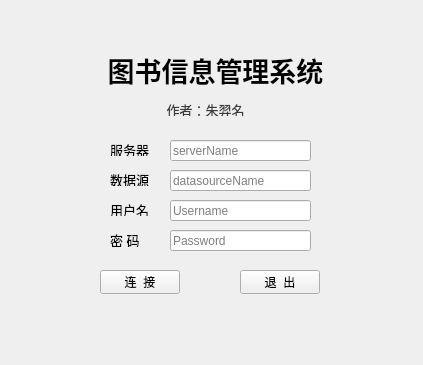
<?xml version="1.0" encoding="UTF-8"?>
<ui version="4.0">
 <class>Widget</class>
 <widget class="QWidget" name="Widget">
  <property name="geometry">
   <rect>
    <x>0</x>
    <y>0</y>
    <width>423</width>
    <height>365</height>
   </rect>
  </property>
  <property name="windowTitle">
   <string>图书信息管理系统</string>
  </property>
  <widget class="QLabel" name="label">
   <property name="geometry">
    <rect>
     <x>80</x>
     <y>30</y>
     <width>271</width>
     <height>81</height>
    </rect>
   </property>
   <property name="text">
    <string>&lt;html&gt;&lt;head/&gt;&lt;body&gt;&lt;p align=&quot;center&quot;&gt;&lt;span style=&quot; font-size:20pt; font-weight:700;&quot;&gt;图书信息管理系统&lt;/span&gt;&lt;/p&gt;&lt;/body&gt;&lt;/html&gt;</string>
   </property>
  </widget>
  <widget class="QLabel" name="label_2">
   <property name="geometry">
    <rect>
     <x>160</x>
     <y>100</y>
     <width>91</width>
     <height>16</height>
    </rect>
   </property>
   <property name="text">
    <string>&lt;html&gt;&lt;head/&gt;&lt;body&gt;&lt;p align=&quot;center&quot;&gt;&lt;span style=&quot; font-size:10pt; color:#3b3b3b;&quot;&gt;作者：朱羿名&lt;/span&gt;&lt;/p&gt;&lt;/body&gt;&lt;/html&gt;</string>
   </property>
  </widget>
  <widget class="QLabel" name="label_3">
   <property name="geometry">
    <rect>
     <x>110</x>
     <y>140</y>
     <width>54</width>
     <height>16</height>
    </rect>
   </property>
   <property name="text">
    <string>&lt;html&gt;&lt;head/&gt;&lt;body&gt;&lt;p&gt;&lt;span style=&quot; font-size:10pt;&quot;&gt;服务器&lt;/span&gt;&lt;/p&gt;&lt;/body&gt;&lt;/html&gt;</string>
   </property>
  </widget>
  <widget class="QLabel" name="label_4">
   <property name="geometry">
    <rect>
     <x>110</x>
     <y>170</y>
     <width>54</width>
     <height>16</height>
    </rect>
   </property>
   <property name="text">
    <string>&lt;html&gt;&lt;head/&gt;&lt;body&gt;&lt;p&gt;&lt;span style=&quot; font-size:10pt;&quot;&gt;数据源&lt;/span&gt;&lt;/p&gt;&lt;/body&gt;&lt;/html&gt;</string>
   </property>
  </widget>
  <widget class="QLabel" name="label_5">
   <property name="geometry">
    <rect>
     <x>110</x>
     <y>200</y>
     <width>54</width>
     <height>16</height>
    </rect>
   </property>
   <property name="text">
    <string>&lt;html&gt;&lt;head/&gt;&lt;body&gt;&lt;p&gt;&lt;span style=&quot; font-size:10pt;&quot;&gt;用户名&lt;/span&gt;&lt;/p&gt;&lt;/body&gt;&lt;/html&gt;</string>
   </property>
  </widget>
  <widget class="QLabel" name="label_6">
   <property name="geometry">
    <rect>
     <x>110</x>
     <y>230</y>
     <width>30</width>
     <height>17</height>
    </rect>
   </property>
   <property name="text">
    <string>&lt;html&gt;&lt;head/&gt;&lt;body&gt;&lt;p&gt;&lt;span style=&quot; font-size:10pt;&quot;&gt;密	码&lt;/span&gt;&lt;/p&gt;&lt;/body&gt;&lt;/html&gt;</string>
   </property>
  </widget>
  <widget class="QLineEdit" name="line_serverName">
   <property name="geometry">
    <rect>
     <x>170</x>
     <y>140</y>
     <width>141</width>
     <height>21</height>
    </rect>
   </property>
   <property name="text">
    <string/>
   </property>
   <property name="placeholderText">
    <string>serverName</string>
   </property>
  </widget>
  <widget class="QLineEdit" name="line_datasourceName">
   <property name="geometry">
    <rect>
     <x>170</x>
     <y>170</y>
     <width>141</width>
     <height>21</height>
    </rect>
   </property>
   <property name="text">
    <string/>
   </property>
   <property name="placeholderText">
    <string>datasourceName</string>
   </property>
  </widget>
  <widget class="QLineEdit" name="line_userName">
   <property name="geometry">
    <rect>
     <x>170</x>
     <y>200</y>
     <width>141</width>
     <height>21</height>
    </rect>
   </property>
   <property name="text">
    <string/>
   </property>
   <property name="placeholderText">
    <string>Username</string>
   </property>
  </widget>
  <widget class="QLineEdit" name="line_userPassword">
   <property name="geometry">
    <rect>
     <x>170</x>
     <y>230</y>
     <width>141</width>
     <height>21</height>
    </rect>
   </property>
   <property name="text">
    <string/>
   </property>
   <property name="echoMode">
    <enum>QLineEdit::Password</enum>
   </property>
   <property name="placeholderText">
    <string>Password</string>
   </property>
  </widget>
  <widget class="QPushButton" name="btn_connect">
   <property name="geometry">
    <rect>
     <x>100</x>
     <y>270</y>
     <width>80</width>
     <height>24</height>
    </rect>
   </property>
   <property name="text">
    <string>连  接</string>
   </property>
  </widget>
  <widget class="QPushButton" name="btn_exit">
   <property name="geometry">
    <rect>
     <x>240</x>
     <y>270</y>
     <width>80</width>
     <height>24</height>
    </rect>
   </property>
   <property name="text">
    <string>退  出</string>
   </property>
  </widget>
 </widget>
 <resources/>
 <connections/>
</ui>
